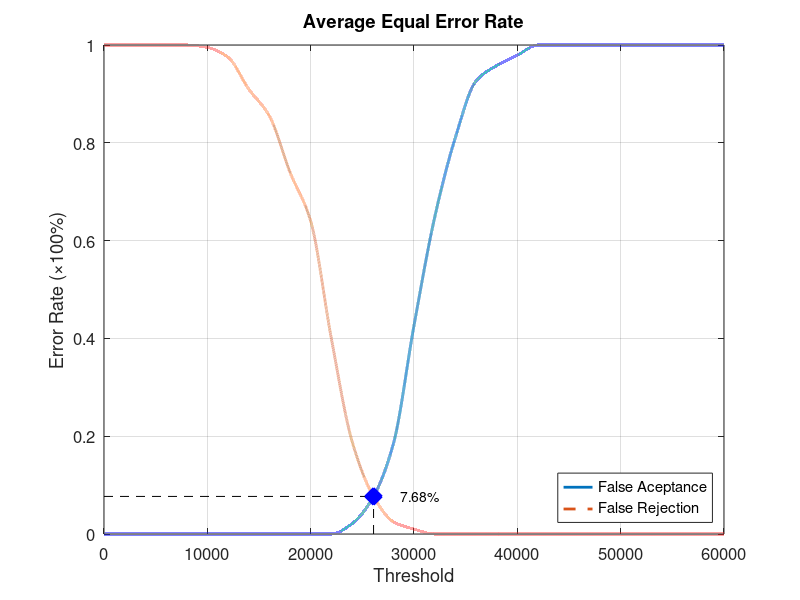
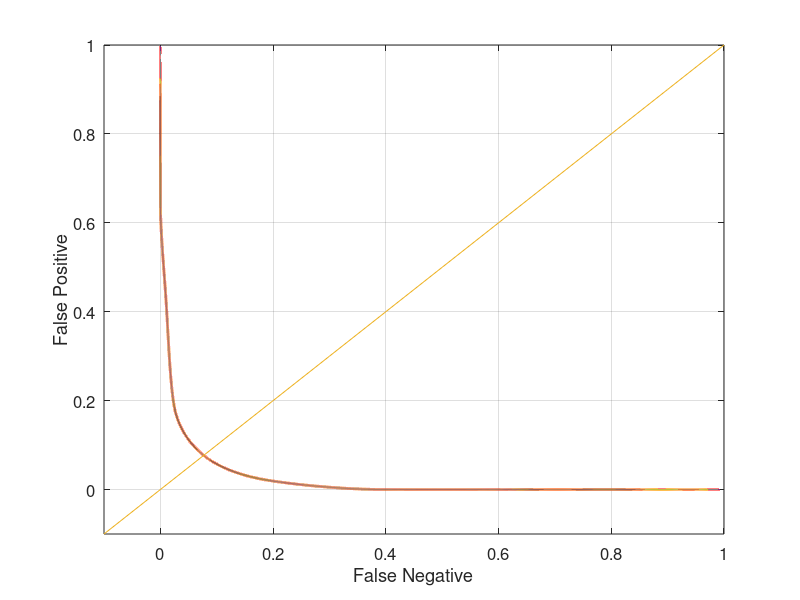

Write MATLAB code to recreate these figures, in order.
function yEER = Database3_4
close all;
clear;
clc;
x = 0:2000:60000;
xq = 0:0.5:60000;

y0 = [0 0 0 0 0 0 0 0 0 0 0 0 0.0210526 0.0736842 0.184211 0.426316 0.647368 0.810526 0.926316 0.957895 0.978947 1 1 1 1 1 1 1 1 1 1];
yy0 = interp1(x, y0, xq, 'pchip');
y1 = [1 1 1 1 1 0.995 0.975 0.91 0.855 0.74 0.64 0.4 0.19 0.08 0.025 0.01 0 0 0 0 0 0 0 0 0 0 0 0 0 0 0];
yy1 = interp1(x, y1, xq, 'pchip');

% Calculating EER: 
y2 = abs(y0 - y1);
find(y2 == min(y2))
yy2 = abs(yy0 - yy1);
xEER = find(yy2 == min(yy2));
xEERIndex = xq(xEER) % X-axis EER
yEER = yy0(xEER) % Y-axis EER

main = figure
plot(xq, yy0,'-','LineWidth', 2);	hold on
plot(xq, yy1,'--','LineWidth', 2);	hold on
plot([xEERIndex xEERIndex], [0 yEER], 'k--');	hold on
plot([0 xEERIndex], [yEER yEER], 'k--');	hold on
plot(xEERIndex, yEER, 'bx', 'LineWidth', 10);	hold on
text(xEERIndex + 10 * xEERIndex / 100, yEER, [num2str(round((10000 * yEER)) / 100) '%'])
legend('False Aceptance', 'False Rejection', 'Location', 'SouthEast')
xlabel('Threshold')
ylabel('Error Rate (\times100%)')
title('Average Equal Error Rate')
set(gca, 'FontSize', 12)
axis([0 60000 0 1])
grid on

print(main, 'Database3_4Main', '-dpng');
FNRxFPR = figure('Color', [1 1 1]);
plot(yy1, yy0, '-', yy1, yy0, 'LineWidth', 2);
hold on
y = -0.1:0.1:1
plot(y, y); 
set(gca, 'FontSize', 12)
xlabel('False Negative')
ylabel('False Positive')
axis([-0.1 1 -0.1 1])
set(gca, 'FontSize', 12)
grid on

print(FNRxFPR, 'Database3_4FNRxFPR','-dpng');
end
